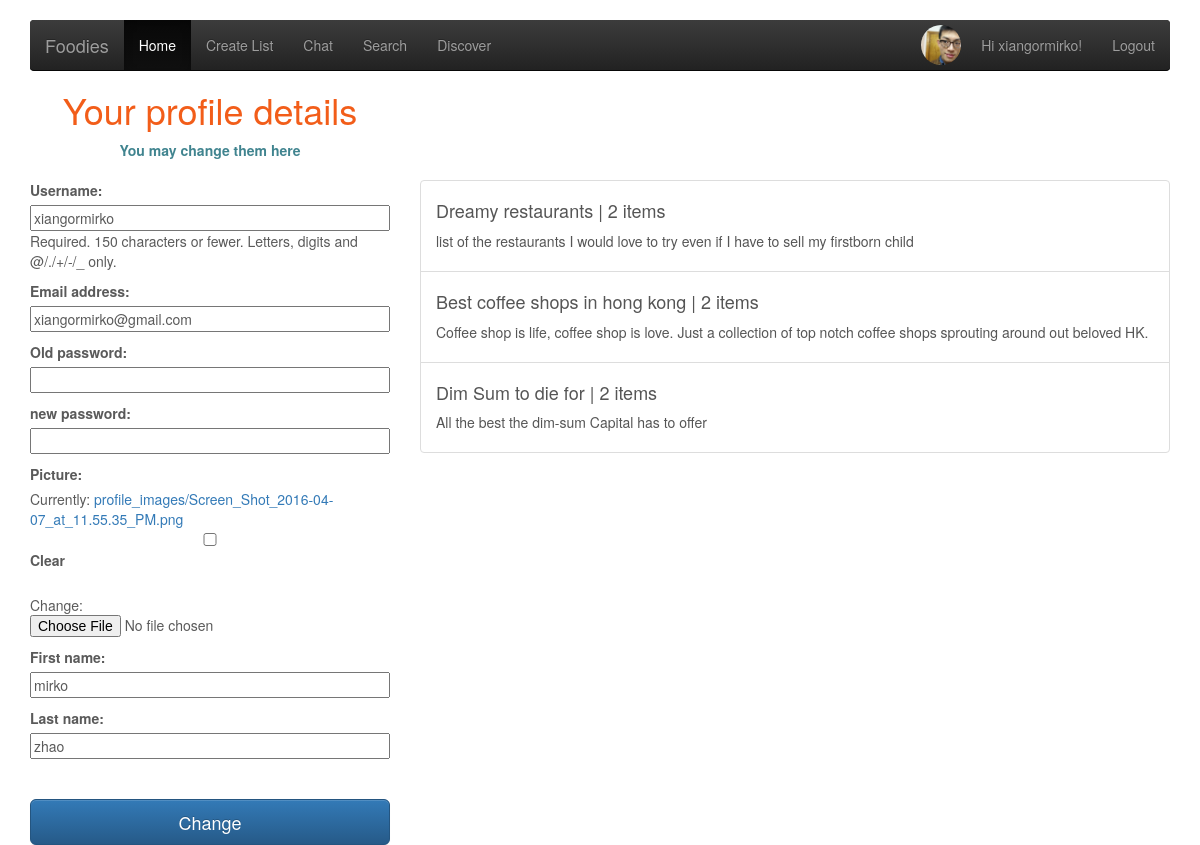
The page /lists/profile/ (signed in) on the database its author committed.
### rest_lists/models.py (models this page shows, shortened)
class UserProfile(models.Model):
    first_name = models.CharField(max_length=255)
    last_name = models.CharField(max_length=255)
    user = models.OneToOneField(User, on_delete=models.CASCADE)
    picture = models.ImageField(upload_to='profile_images', blank=True)
    following = models.ManyToManyField(List)

class List(models.Model):
    created_at = models.DateTimeField(auto_now_add=True)
    title = models.CharField(max_length=255, validators=[validators.MaxLengthValidator(100)])
    description = models.TextField()
    public = models.BooleanField(default=False)
    owner = models.ForeignKey(User)
    tags = TaggableManager(blank=True)
    thumb = models.ImageField(upload_to='rest_pics', blank=True)
    likes = models.IntegerField(default=0)
    def __str__(self):
        return self.title

### rest_lists/views.py (the view, shortened to what this page needs)
# urls.py: url(r'profile/$', views.profile_page,
@login_required
def profile_page(request):
    user = request.user
    user_profile = request.user.userprofile
    form = forms.EditUserForm(instance=user)
    profile_form = forms.UserProfileForm(instance=user.userprofile)
    lists = models.List.objects.filter(owner=user)
    print(lists)
    return render(request, 'rest_lists/user_page.html', {'form': form, 'profile_form': profile_form, 'lists': lists})

### rest_lists/forms.py
class EditUserForm(forms.ModelForm):
    old_password = forms.CharField(widget=forms.PasswordInput())
    new_password = forms.CharField(label="new password", widget=forms.PasswordInput())
    class Meta:
        model = User
        fields = ('username', 'email', 'old_password', 'new_password')

class UserProfileForm(forms.ModelForm):
    class Meta:
        model = UserProfile
        fields = ['picture', 'first_name', 'last_name']

### rest_lists/templates/rest_lists/user_page.html (shortened to what this page needs)
{% extends 'layout.html' %}
{% load static from staticfiles %}
{% block content %}
    <div class="row">
        <div class="col-md-4">
            <div class='register_form_container'>
                <h1>Your profile details</h1>
                <strong>You may change them here</strong><br/>
                <form id="user_form" method="POST" action="/lists/profile/"
                      enctype="multipart/form-data">
                    {{ form.as_p }}
                    {{ profile_form.as_p }}
                    <input type="submit" id="register_btn" class='btn btn-lg btn-primary btn-block' name="submit"
                           value="Change"/>
                </form>
            </div>
        </div>
        <div class="col-md-8">
            <div id="user_lists">
                <list class="list-group">
                    {% for list in lists %}
                        <a href="{% url 'lists:detail' pk=list.id %}" class="list-group-item">
                            <h4>{{ list.title }} | {{ list.restaurant_set.count }} items</h4>
                            <p>{{ list.description }}</p>
                        </a>
                    {% endfor %}
                </list>
            </div>
        </div>
    </div>
{% endblock %}

### templates/layout.html (shortened to what this page needs)
{% load static from staticfiles %}
<!doctype html>
<html>
<head>
    <link rel="stylesheet" href="{% static 'css/bootstrap.min.css' %}">
    <link rel="stylesheet" href="{% static 'css/bootstrap-theme.min.css' %}">
    <link rel="stylesheet" href="{% static 'css/layout.css' %}">
</head>
<body>
<div class="navbar-wrapper">
    <div class="container" id="main-containner">
        <nav class="navbar navbar-inverse navbar-static-top">
            <div class="container">
                <div class="navbar-header">
                    <a class="navbar-brand" href="/">Foodies</a>
                </div>
                <div id="navbar" class="navbar-collapse collapse">
                    <ul class="nav navbar-nav">
                        <li class="active"><a href="{% url 'lists:list' %}">Home</a></li>
                        <li><a href="{% url 'lists:create_list' %}">Create List</a></li>
                        <li><a href="{% url 'lists:chat' %}">Chat</a></li>
                        <li><a href="{% url 'lists:search' %}">Search</a></li>
                        <li><a href="{% url 'lists:recommend' %}">Discover</a></li>
                    </ul>
                    <ul class="nav navbar-nav navbar-right">
                        {% if user.is_authenticated %}
                            <li>
                                <div class="image-crop"><a id="a-icon" href=""><img class="user-icon" src="
                        {% if user.userprofile.picture %}
                        {% static user.userprofile.picture %}
                        {% else %}
                        {% static 'img/icons/food-iconset_0005_eggs-and-bacon.png' %}
                        {% endif %}
                        "></a></div>
                            </li>
                            <li><a href="/lists/profile/">Hi {{ user.username }}!</a></li>
                            <li><a href="{% url 'lists:logout' %}">Logout</a></li>
                        {% else %}
                            <li><a href="{% url 'lists:login' %}">Login</a></li>
                        {% endif %}
                    </ul>
                </div>
            </div>
        </nav>
    </div>
</div>
<div class="container main">
    {% block content %}{% endblock %}
</div>
</body>
</html>

### assets/css/layout.css (style rules this page uses)
html { height: 100%; }
body { height: 100%; color: #5a5a5a; }
.main { padding-top: 60px; }
h1 { color: #f25d19; padding-top: 1rem; }
input[type=submit] { margin-top: 3rem; }
.navbar-wrapper { position: absolute; top: 0; right: 0; left: 0; z-index: 20; }
.navbar-wrapper > .container { padding-right: 0; padding-left: 0; }
.navbar-wrapper .navbar { padding-right: 15px; padding-left: 15px; }
.navbar-wrapper .navbar .container { width: auto; }
.navbar-brand { text-align: center; display: flex; }
.image-crop { margin: 5px; width: 40px; height: 40px; overflow: hidden; border-radius: 50%; }
.user-icon { margin: 0 auto; height: 100%; width: auto; }
.register_form_container { display: flex; flex-direction: column; align-items: center; justify-content: center; }
.register_form_container strong { color: #40848f; }
#user_form { display: flex; align-items: center; flex-direction: column; justify-content: center; }
#user_form p { width: 100%; }
input { width: 100%; }
form label, span { display: block; }
#user_lists { margin-top: 12rem; }
@media (min-width: 768px) { .navbar-wrapper { margin-top: 20px; } }
@media (min-width: 768px) { .navbar-wrapper .container { padding-right: 15px; padding-left: 15px; } }
@media (min-width: 768px) { .navbar-wrapper .navbar { padding-right: 0; padding-left: 0; } }
@media (min-width: 768px) { .navbar-wrapper .navbar { border-radius: 4px; } }

### rows shown on the page
UserProfile: first_name "mirko", last_name "zhao"
List: title "Dreamy restaurants", restaurant_set.count "2", description "list of the restaurants I would love to try even if I have to sell my firstborn child"
List: title "Best coffee shops in hong kong", restaurant_set.count "2", description "Coffee shop is life, coffee shop is love. Just a collection of top notch coffee shops sprouting around out beloved HK."
List: title "Dim Sum to die for", restaurant_set.count "2", description "All the best the dim-sum Capital has to offer"

### other values the page prints
{{ user.username }} "xiangormirko"
